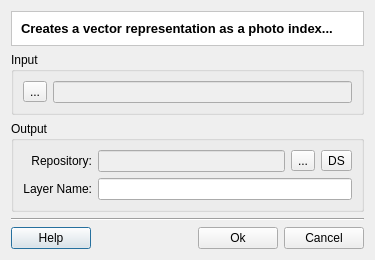
<?xml version="1.0" encoding="UTF-8"?>
<ui version="4.0">
 <class>PhotoIndexDialogForm</class>
 <widget class="QDialog" name="PhotoIndexDialogForm">
  <property name="geometry">
   <rect>
    <x>0</x>
    <y>0</y>
    <width>375</width>
    <height>248</height>
   </rect>
  </property>
  <property name="windowTitle">
   <string>Photo Index</string>
  </property>
  <layout class="QGridLayout" name="gridLayout_4">
   <item row="0" column="0">
    <layout class="QGridLayout" name="gridLayout_3">
     <item row="0" column="0">
      <widget class="QFrame" name="frame">
       <property name="styleSheet">
        <string notr="true">QWidget { background: white }</string>
       </property>
       <property name="frameShape">
        <enum>QFrame::StyledPanel</enum>
       </property>
       <property name="frameShadow">
        <enum>QFrame::Sunken</enum>
       </property>
       <layout class="QGridLayout" name="gridLayout_6">
        <item row="0" column="0">
         <widget class="QLabel" name="m_titleLabel">
          <property name="font">
           <font>
            <pointsize>10</pointsize>
            <weight>75</weight>
            <bold>true</bold>
           </font>
          </property>
          <property name="text">
           <string>Creates a vector representation as a photo index...</string>
          </property>
         </widget>
        </item>
       </layout>
      </widget>
     </item>
     <item row="1" column="0">
      <widget class="QGroupBox" name="groupBox">
       <property name="title">
        <string>Input</string>
       </property>
       <property name="flat">
        <bool>true</bool>
       </property>
       <layout class="QGridLayout" name="gridLayout_2">
        <item row="0" column="0">
         <layout class="QGridLayout" name="gridLayout">
          <item row="0" column="0">
           <widget class="QToolButton" name="m_dirToolButton">
            <property name="text">
             <string>...</string>
            </property>
           </widget>
          </item>
          <item row="0" column="1">
           <widget class="QLineEdit" name="m_dirLineEdit">
            <property name="enabled">
             <bool>false</bool>
            </property>
           </widget>
          </item>
         </layout>
        </item>
       </layout>
      </widget>
     </item>
     <item row="2" column="0">
      <widget class="QGroupBox" name="groupBox_2">
       <property name="sizePolicy">
        <sizepolicy hsizetype="Preferred" vsizetype="Preferred">
         <horstretch>0</horstretch>
         <verstretch>0</verstretch>
        </sizepolicy>
       </property>
       <property name="title">
        <string>Output</string>
       </property>
       <property name="flat">
        <bool>true</bool>
       </property>
       <layout class="QGridLayout" name="gridLayout_22">
        <item row="0" column="0">
         <layout class="QGridLayout" name="gridLayout_21">
          <item row="0" column="0">
           <layout class="QGridLayout" name="gridLayout_7">
            <item row="0" column="0">
             <widget class="QLabel" name="label_6">
              <property name="text">
               <string>Repository:</string>
              </property>
              <property name="alignment">
               <set>Qt::AlignRight|Qt::AlignTrailing|Qt::AlignVCenter</set>
              </property>
             </widget>
            </item>
            <item row="1" column="0">
             <widget class="QLabel" name="label_3">
              <property name="text">
               <string>Layer Name:</string>
              </property>
              <property name="alignment">
               <set>Qt::AlignRight|Qt::AlignTrailing|Qt::AlignVCenter</set>
              </property>
             </widget>
            </item>
           </layout>
          </item>
          <item row="0" column="1">
           <layout class="QGridLayout" name="gridLayout_20">
            <item row="0" column="0">
             <layout class="QGridLayout" name="gridLayout_8">
              <item row="0" column="0">
               <widget class="QLineEdit" name="m_repositoryLineEdit">
                <property name="enabled">
                 <bool>false</bool>
                </property>
               </widget>
              </item>
              <item row="0" column="1">
               <widget class="QToolButton" name="m_targetFileToolButton">
                <property name="minimumSize">
                 <size>
                  <width>0</width>
                  <height>0</height>
                 </size>
                </property>
                <property name="text">
                 <string>...</string>
                </property>
               </widget>
              </item>
              <item row="0" column="2">
               <widget class="QToolButton" name="m_targetDatasourceToolButton">
                <property name="minimumSize">
                 <size>
                  <width>0</width>
                  <height>0</height>
                 </size>
                </property>
                <property name="text">
                 <string>DS</string>
                </property>
               </widget>
              </item>
             </layout>
            </item>
            <item row="1" column="0">
             <widget class="QLineEdit" name="m_newLayerNameLineEdit">
              <property name="readOnly">
               <bool>false</bool>
              </property>
             </widget>
            </item>
           </layout>
          </item>
         </layout>
        </item>
       </layout>
      </widget>
     </item>
     <item row="3" column="0">
      <layout class="QGridLayout" name="gridLayout_5">
       <item row="0" column="0" colspan="4">
        <widget class="Line" name="line">
         <property name="orientation">
          <enum>Qt::Horizontal</enum>
         </property>
        </widget>
       </item>
       <item row="1" column="0">
        <widget class="QPushButton" name="m_helpPushButton">
         <property name="text">
          <string>Help</string>
         </property>
        </widget>
       </item>
       <item row="1" column="1">
        <spacer name="horizontalSpacer">
         <property name="orientation">
          <enum>Qt::Horizontal</enum>
         </property>
         <property name="sizeHint" stdset="0">
          <size>
           <width>40</width>
           <height>20</height>
          </size>
         </property>
        </spacer>
       </item>
       <item row="1" column="2">
        <widget class="QPushButton" name="m_okPushButton">
         <property name="text">
          <string>Ok</string>
         </property>
        </widget>
       </item>
       <item row="1" column="3">
        <widget class="QPushButton" name="m_cancelPushButton">
         <property name="text">
          <string>Cancel</string>
         </property>
        </widget>
       </item>
      </layout>
     </item>
    </layout>
   </item>
  </layout>
 </widget>
 <tabstops>
  <tabstop>m_dirToolButton</tabstop>
  <tabstop>m_dirLineEdit</tabstop>
  <tabstop>m_repositoryLineEdit</tabstop>
  <tabstop>m_targetFileToolButton</tabstop>
  <tabstop>m_targetDatasourceToolButton</tabstop>
  <tabstop>m_newLayerNameLineEdit</tabstop>
  <tabstop>m_okPushButton</tabstop>
  <tabstop>m_cancelPushButton</tabstop>
  <tabstop>m_helpPushButton</tabstop>
 </tabstops>
 <resources/>
 <connections>
  <connection>
   <sender>m_cancelPushButton</sender>
   <signal>clicked()</signal>
   <receiver>PhotoIndexDialogForm</receiver>
   <slot>reject()</slot>
   <hints>
    <hint type="sourcelabel">
     <x>344</x>
     <y>234</y>
    </hint>
    <hint type="destinationlabel">
     <x>343</x>
     <y>251</y>
    </hint>
   </hints>
  </connection>
 </connections>
</ui>
